Frame 1 (no input): blank canvas, image omitted
Frame 60 (no input): blank canvas, image omitted
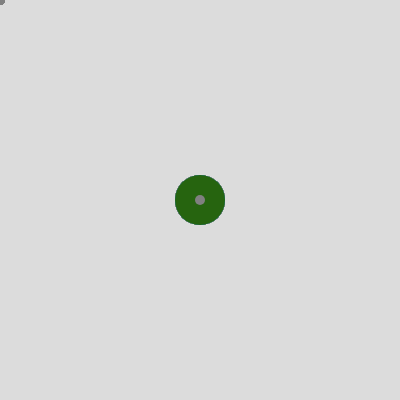
Frame 120 (the mouse pressed at the canvas centre since frame 60)

The p5.js sketch whose frames 1 and 60 were blank and that drew this single picture after the mouse press (run headless with seeded random() and noise() and a simulated clock; from frame 60 on, the mouse is pressed at the canvas centre):

// p5.js sketch
// ── sketch.js

let posicionX= 200
let posicionY= 200
let diametro = 200
let valor = 3;

    
    function setup() {
  createCanvas(400, 400);
      noStroke();
      background(220);
}

function draw() {
 if(mouseIsPressed){
   fill (random(255),random(255),random(255));
   circle(mouseX, mouseY,50);
 }
  else(mouseIsPressed)
    fill("grey");
    circle(mouseX,mouseY,10);

}
